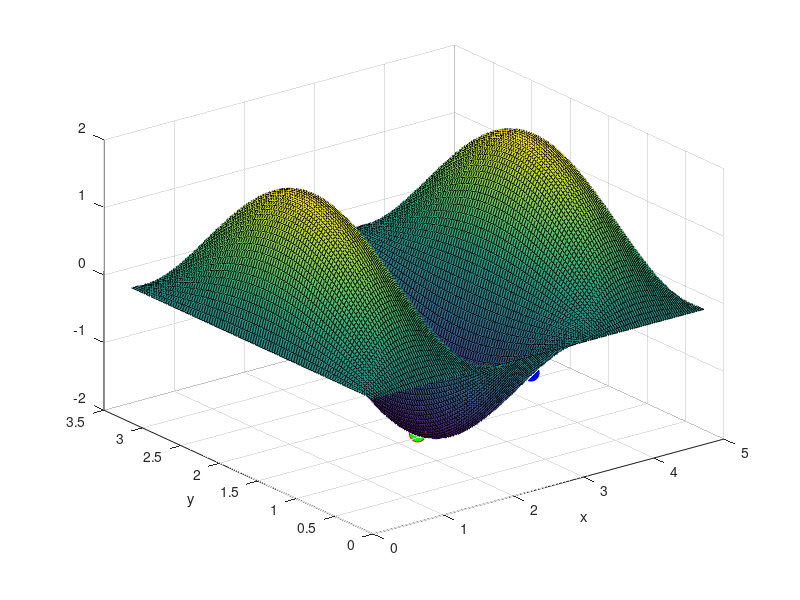

This chart was generated by the following MATLAB code:
% Optimization using bounds on multiple variables
% 
% x = 0:pi;
% y = 0:pi;
% fun2 = 2*sin(x(1)*(2*pi/(4*pi/3)).*sin(x(2))
fun2 = @(x) 2*sin( x(1)*8/4).*sin(x(2));
x = 0:pi/100:3*pi/2;
y = 0:pi/100:pi;
[xx,yy] = meshgrid(x,y);
zz = zeros(size(xx));
% Plot
for idx=1:length(y)
  for idy=1:length(x)
    zz(idx,idy) = fun2([xx(idx,idy);yy(idx,idy)]);
  end
end

% Plot function
figure; 
  surf(xx,yy,zz);
  xlabel('x');
  ylabel('y');

%% Find minima 
% x0 = [max(x)*rand(1);max(y)*rand(1)]; % not always converges to global
% maxima
x0 = [max(x)*1/3+max(x)/2*rand(1);max(y)*rand(1)];
[xs fval] = fmincon(fun2, x0,[],[],[],[],[0;0],[max(x);max(y)])

%
hold on;
plot3(x0(1),x0(2), fun2(x0), 'bo','MarkerSize',12,'MarkerFaceColor','b')
plot3(xs(1), xs(2), fval, 'ro','MarkerSize',12,'MarkerFaceColor','g');
